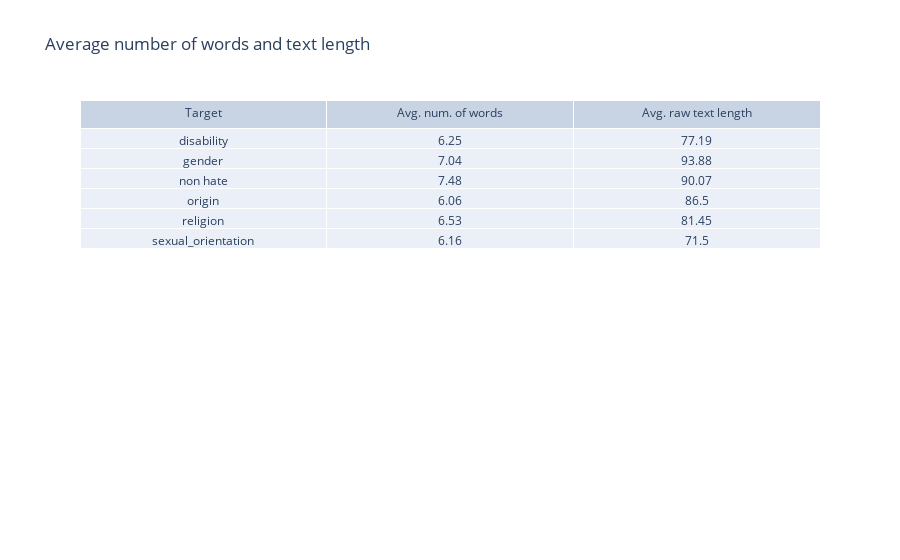

The notebook cell saved with this chart:
### Markdown cell above
## Avg. number of words and text length 

Average number of words and text length per category didn't reveal any significant differences. We also noticed that number of words averages (performed on words cleaned from stopwords and non-alphabetic symbols) proportionally differ from raw text length averages (unprocessed original text) e.g. `non hate` have lowest avg. num. of words but almost highest avg. raw text length. Possible explanation is that in `non hate` posts, users use less individual words and e.g. more emojis, links and so on or they may also use longer words.

### Code cell
df_unified['word_count'] = df_unified.words.apply(lambda x: len(x))
word_count_mean = df_unified.groupby(['target']).word_count.mean()

df_unified['text_length'] = df_unified.text.apply(lambda x: len(x))
text_length_mean = df_unified.groupby(['target']).text_length.mean()

fig = go.Figure(go.Table(
        header=dict(values=['Target', 'Avg. num. of words', 'Avg. raw text length']),
        cells=dict(values=[
            word_count_mean.keys(), 
            round(word_count_mean, 2),
            round(text_length_mean, 2),
        ])
    ))

fig.update_layout(
    title_text="Average number of words and text length"
)

fig.show()

### Figure 1 — Plotly figure (JSON) as saved in the notebook; plotly's stock layout.template omitted (floating-point values rounded to 4 significant figures)
{"data": [{"cells": {"values": [["disability", "gender", "non hate", "origin", "religion", "sexual_orientation"], [6.25, 7.04, 7.48, 6.06, 6.53, 6.16], [77.19, 93.88, 90.07, 86.5, 81.45, 71.5]]}, "header": {"values": ["Target", "Avg. num. of words", "Avg. raw text length"]}, "type": "table"}], "layout": {"title": {"text": "Average number of words and text length"}}}
